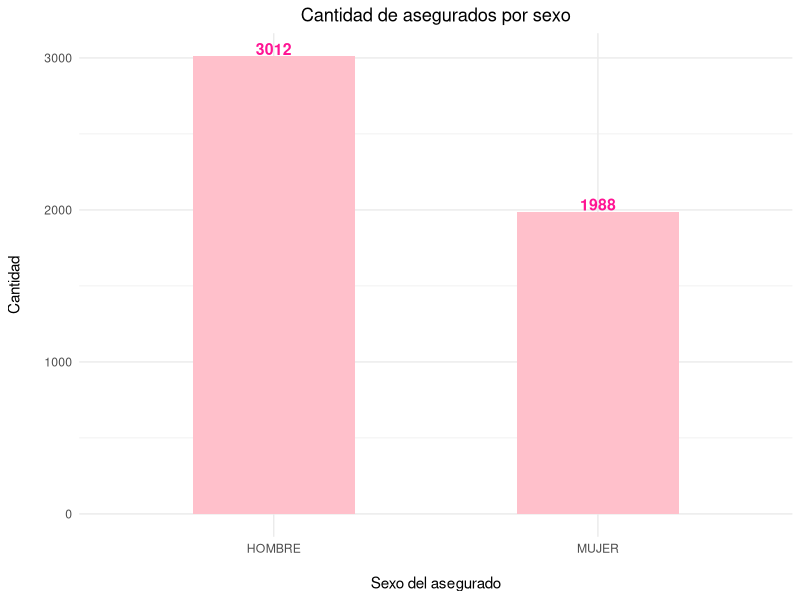
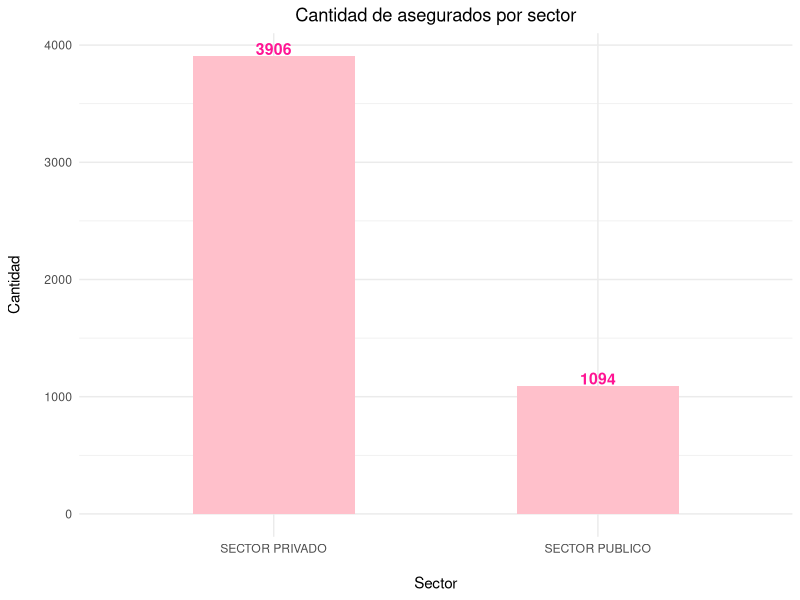
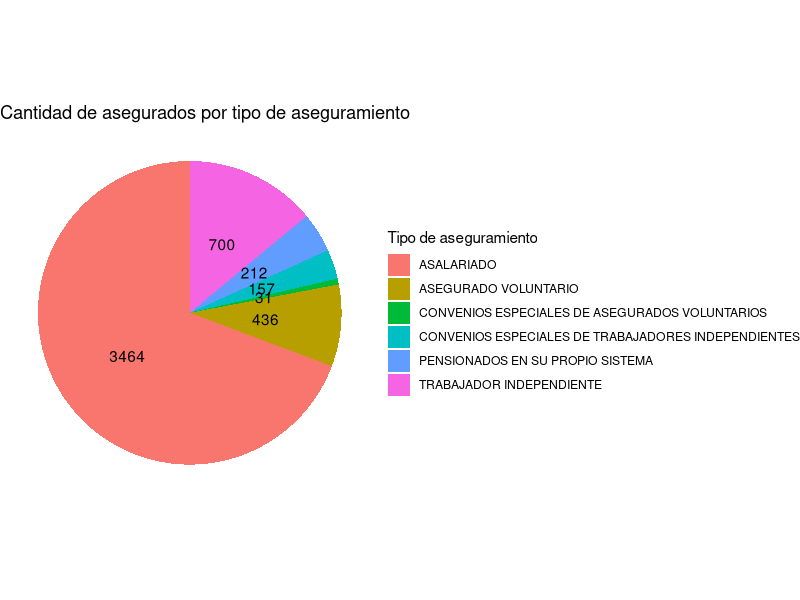
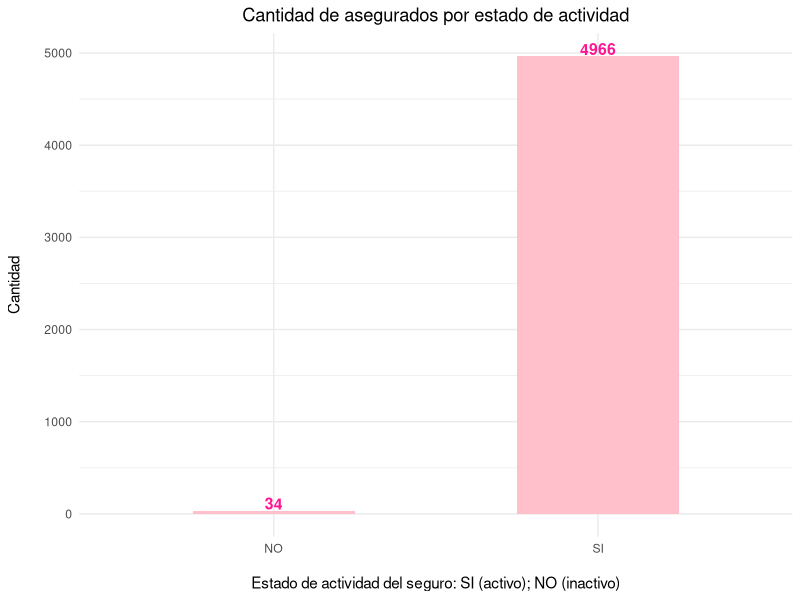
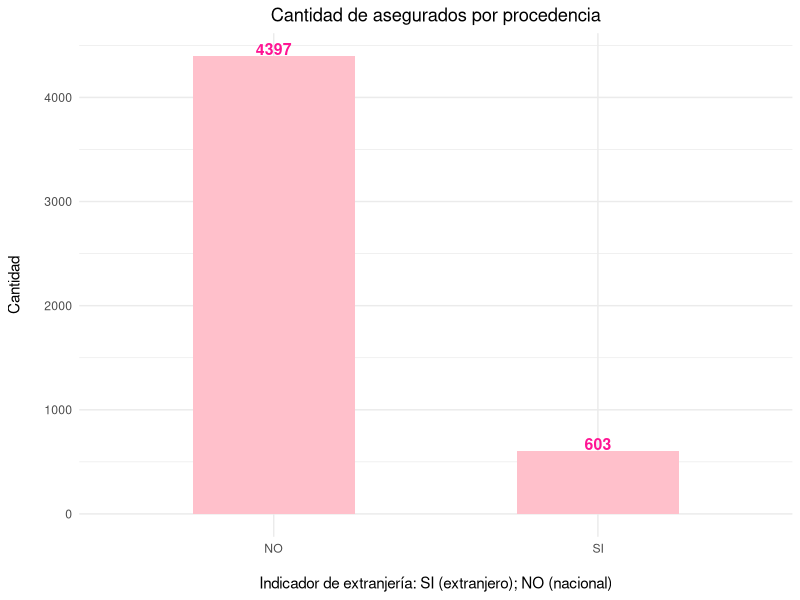
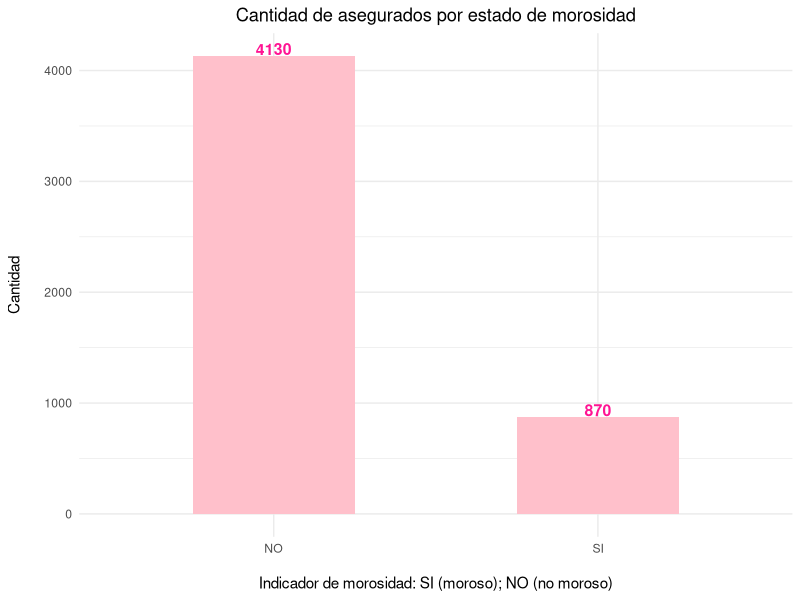
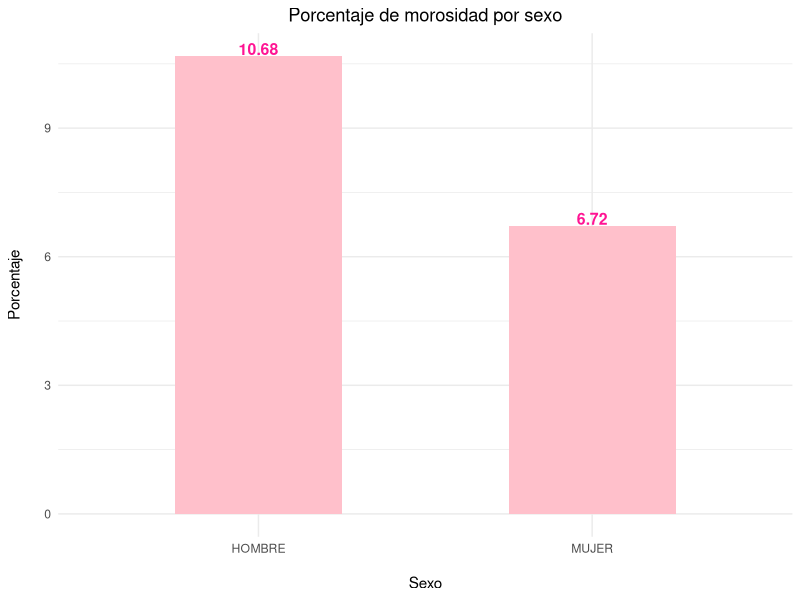
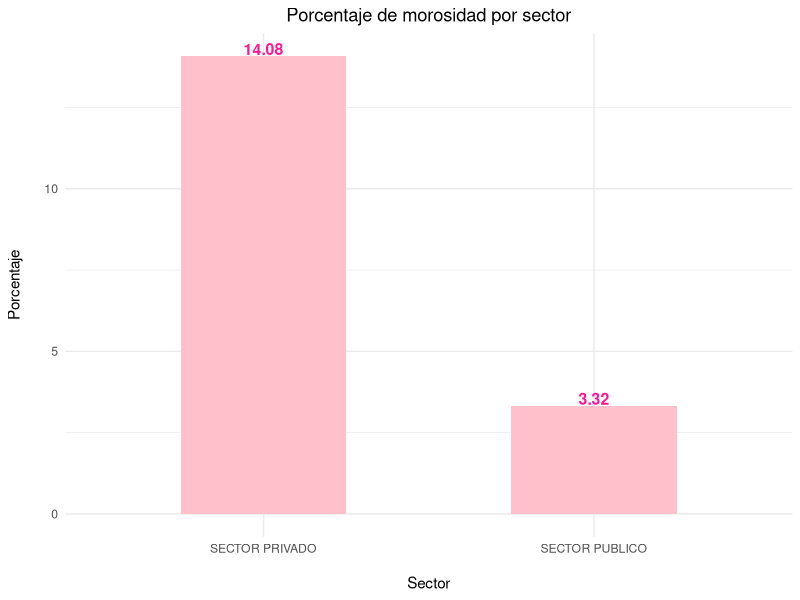

Recreate these plots in R, in order.
## ---- chunk 1
library(readxl)
library(dplyr)
library(ggplot2)
## ---- chunk 2
base.datos <- read_excel("moras.xlsx")
View(base.datos)
## ---- chunk 3
#Resumen de la columna del salario. 
summary(base.datos$SALARIO)

#Resumen de la columna de la edad. 
summary(base.datos$EDAD)

## ---- chunk 4
#Se agrega una columna con el Z Score de la columna del salario. 
base.datos$Z.Score.Salario <- round((base.datos$SALARIO - mean(base.datos$SALARIO, na.rm = TRUE)) / sd(base.datos$SALARIO, na.rm = TRUE), 2)

#Se agrega una columna con el Z Score de la columna de la edad.
base.datos$Z.Score.Edad <- round((base.datos$EDAD - mean(base.datos$EDAD, na.rm = TRUE)) / sd(base.datos$EDAD, na.rm = TRUE), 2)

#Se agrega una columna con la clasificación del Z Score de la columna del salario.
base.datos$Categoría.Salario <- ifelse(abs(base.datos$Z.Score.Salario) > 1.96, "ATÍPICO","NORMAL")

#Se agrega una columna con la clasificación del Z Score de la columna de la edad.
base.datos$Categoría.Edad <- ifelse(abs(base.datos$Z.Score.Edad) > 1.96, "ATÍPICO","NORMAL")

View(base.datos)

## ---- chunk 5
porcentaje.NA.columnas <- data.frame(
  Columna = names(base.datos),
  Porcentaje.NA = round((colSums(is.na(base.datos)) / nrow(base.datos)) * 100, 2)
)

View(porcentaje.NA.columnas)
## ---- chunk 6
#Para imputar los valores en las columnas de edad y salario, se utiliza el promedio respectivo de cada columna. En el caso de la columna del tipo de aseguramiento, se emplea la moda. 

#Procedemos a imputar la columna del salario. 

base.datos$SALARIO[is.na(base.datos$SALARIO)] <- 657534

#Procedemos a imputar la columna de la edad. 
base.datos$EDAD[is.na(base.datos$EDAD)] <- 41.91

#Para ver qué elemento se repite más en la columna del tipo de aseguramiento. 
table(base.datos$TIPO_ASEGURAMIENTO)

#Procedemos a imputar la columna de la edad. 
base.datos$TIPO_ASEGURAMIENTO[is.na(base.datos$TIPO_ASEGURAMIENTO)] <- "ASALARIADO"

View(base.datos)

## ---- chunk 7
ggplot(base.datos, aes(x = SEXO)) +
  geom_bar(fill = "pink", width = 0.5)+
  theme_minimal()+
  labs(x = "Sexo del asegurado", y = "Cantidad", 
       title = "Cantidad de asegurados por sexo")+
  theme(plot.title = element_text(hjust = 0.5),
        axis.title.y = element_text(margin = margin(r = 15)),
        axis.title.x = element_text(margin = margin(t = 15)))+
  geom_text(stat = "count", aes(label = after_stat(count)), 
            vjust = -0.1, color = "deeppink", size = 4, fontface = "bold") 


ggsave("C:/Users/alego/OneDrive/Documentos/EXAMEN_II_G1_C4F535_R/EXAMEN_II_G1_C4F535/res/Cantidad_asegurados_sexo.png", width = 8, height = 6, dpi = 900)
## ---- chunk 8
ggplot(base.datos, aes(x = SECTOR)) +
  geom_bar(fill = "pink", width = 0.5)+
  theme_minimal()+
  labs(x = "Sector", y = "Cantidad", 
       title = "Cantidad de asegurados por sector")+
  theme(plot.title = element_text(hjust = 0.5),
        axis.title.y = element_text(margin = margin(r = 15)),
        axis.title.x = element_text(margin = margin(t = 15)))+
  geom_text(stat = "count", aes(label = after_stat(count)), 
            vjust = -0.1, color = "deeppink", size = 4, fontface = "bold") 


ggsave("C:/Users/alego/OneDrive/Documentos/EXAMEN_II_G1_C4F535_R/EXAMEN_II_G1_C4F535/res/Cantidad_asegurados_sector.png", width = 8, height = 6, dpi = 900)
## ---- chunk 9
ggplot(base.datos, aes(x = "", fill = TIPO_ASEGURAMIENTO)) +
  geom_bar(width= 0.5) +
  coord_polar(theta = "y") +
  theme_void() + 
  geom_text(stat = "count", aes(label = after_stat(count)), 
            position = position_stack(vjust = 0.5)) +
  labs(title = "Cantidad de asegurados por tipo de aseguramiento",
        fill = "Tipo de aseguramiento")


ggsave("C:/Users/alego/OneDrive/Documentos/EXAMEN_II_G1_C4F535_R/EXAMEN_II_G1_C4F535/res/Cantidad_asegurados_aseguramiento.png", width = 8, height = 6, dpi = 900)
## ---- chunk 10
ggplot(base.datos, aes(x = INDICADOR_ACTIVO)) +
  geom_bar(fill = "pink", width = 0.5)+
  theme_minimal()+
  labs(x = "Estado de actividad del seguro: SI (activo); NO (inactivo)", y = "Cantidad", 
       title = "Cantidad de asegurados por estado de actividad")+
  theme(plot.title = element_text(hjust = 0.5),
        axis.title.y = element_text(margin = margin(r = 15)),
        axis.title.x = element_text(margin = margin(t = 15)))+
  geom_text(stat = "count", aes(label = after_stat(count)), 
            vjust = -0.1, color = "deeppink", size = 4, fontface = "bold") 


ggsave("C:/Users/alego/OneDrive/Documentos/EXAMEN_II_G1_C4F535_R/EXAMEN_II_G1_C4F535/res/Cantidad_asegurados_estado_actividad.png", width = 8, height = 6, dpi = 900)
## ---- chunk 11
ggplot(base.datos, aes(x = INDICADOR.EXTRANJERO)) +
  geom_bar(fill = "pink", width = 0.5)+
  theme_minimal()+
  labs(x = "Indicador de extranjería: SI (extranjero); NO (nacional)", y = "Cantidad", 
       title = "Cantidad de asegurados por procedencia")+
  theme(plot.title = element_text(hjust = 0.5),
        axis.title.y = element_text(margin = margin(r = 15)),
        axis.title.x = element_text(margin = margin(t = 15)))+
  geom_text(stat = "count", aes(label = after_stat(count)), 
            vjust = -0.1, color = "deeppink", size = 4, fontface = "bold") 


ggsave("C:/Users/alego/OneDrive/Documentos/EXAMEN_II_G1_C4F535_R/EXAMEN_II_G1_C4F535/res/Cantidad_asegurados_procedencia.png", width = 8, height = 6, dpi = 900)
## ---- chunk 12
ggplot(base.datos, aes(x = INDICADOR_MOROSO)) +
  geom_bar(fill = "pink", width = 0.5)+
  theme_minimal()+
  labs(x = "Indicador de morosidad: SI (moroso); NO (no moroso)", y = "Cantidad", 
       title = "Cantidad de asegurados por estado de morosidad")+
  theme(plot.title = element_text(hjust = 0.5),
        axis.title.y = element_text(margin = margin(r = 15)),
        axis.title.x = element_text(margin = margin(t = 15)))+
  geom_text(stat = "count", aes(label = after_stat(count)), 
            vjust = -0.1, color = "deeppink", size = 4, fontface = "bold") 


ggsave("C:/Users/alego/OneDrive/Documentos/EXAMEN_II_G1_C4F535_R/EXAMEN_II_G1_C4F535/res/Cantidad_asegurados_morosidad.png", width = 8, height = 6, dpi = 900)
## ---- chunk 13
datos.sexo <- base.datos %>% 
  filter(INDICADOR_MOROSO == "SI") %>% 
  group_by(SEXO) %>% 
  summarise(
    Porcentaje.morosos = (n()/nrow(base.datos)) * 100
  )
#View(datos.sexo)

ggplot(datos.sexo, aes(x = SEXO, y = Porcentaje.morosos)) +
  geom_bar(stat = "identity", fill = "pink", width = 0.5)+
  theme_minimal()+
  labs(x = "Sexo", y = "Porcentaje", 
       title = "Porcentaje de morosidad por sexo")+
  theme(plot.title = element_text(hjust = 0.5),
        axis.title.y = element_text(margin = margin(r = 15)),
        axis.title.x = element_text(margin = margin(t = 15)))+
  geom_text(aes(label = Porcentaje.morosos), 
            vjust = -0.1, color = "deeppink", size = 4, fontface = "bold") 


ggsave("C:/Users/alego/OneDrive/Documentos/EXAMEN_II_G1_C4F535_R/EXAMEN_II_G1_C4F535/res/Porcentaje_morosidad_sexo.png", width = 8, height = 6, dpi = 900)
## ---- chunk 14
datos.sector <- base.datos %>% 
  filter(INDICADOR_MOROSO == "SI") %>% 
  group_by(SECTOR) %>% 
  summarise(
    Porcentaje.morosos = (n()/nrow(base.datos)) * 100
  )

ggplot(datos.sector, aes(x = SECTOR, y = Porcentaje.morosos)) +
  geom_bar(stat = "identity", fill = "pink", width = 0.5)+
  theme_minimal()+
  labs(x = "Sector", y = "Porcentaje", 
       title = "Porcentaje de morosidad por sector")+
  theme(plot.title = element_text(hjust = 0.5),
        axis.title.y = element_text(margin = margin(r = 15)),
        axis.title.x = element_text(margin = margin(t = 15)))+
  geom_text(aes(label = Porcentaje.morosos), 
            vjust = -0.1, color = "deeppink", size = 4, fontface = "bold") 


ggsave("C:/Users/alego/OneDrive/Documentos/EXAMEN_II_G1_C4F535_R/EXAMEN_II_G1_C4F535/res/Porcentaje_morosidad_sector.png", width = 8, height = 6, dpi = 900)
## ---- chunk 15
datos.procedencia <- base.datos %>% 
  filter(INDICADOR_MOROSO == "SI") %>% 
  group_by(INDICADOR.EXTRANJERO) %>% 
  summarise(
    Porcentaje.morosos = (n()/nrow(base.datos)) * 100
  )

ggplot(datos.procedencia, aes(x = INDICADOR.EXTRANJERO, y = Porcentaje.morosos)) +
  geom_bar(stat = "identity", fill = "pink", width = 0.5)+
  theme_minimal()+
  labs(x = "Indicador de extranjería: SI (extranjero); NO (nacional)", y = "Porcentaje", 
       title = "Porcentaje de morosidad por procedencia")+
  theme(plot.title = element_text(hjust = 0.5),
        axis.title.y = element_text(margin = margin(r = 15)),
        axis.title.x = element_text(margin = margin(t = 15)))+
  geom_text(aes(label = Porcentaje.morosos), 
            vjust = -0.1, color = "deeppink", size = 4, fontface = "bold") 


ggsave("C:/Users/alego/OneDrive/Documentos/EXAMEN_II_G1_C4F535_R/EXAMEN_II_G1_C4F535/res/Porcentaje_morosidad_procedencia.png", width = 8, height = 6, dpi = 900)
## ---- chunk 16
datos.actividad <- base.datos %>% 
  filter(INDICADOR_MOROSO == "SI") %>% 
  group_by(INDICADOR_ACTIVO) %>% 
  summarise(
    Porcentaje.morosos = (n()/nrow(base.datos)) * 100
  )

ggplot(datos.actividad, aes(x = INDICADOR_ACTIVO, y = Porcentaje.morosos)) +
  geom_bar(stat = "identity", fill = "pink", width = 0.5)+
  theme_minimal()+
  labs(x = "Indicador de actividad: SI (activo); NO (inactivo)", y = "Porcentaje", 
       title = "Porcentaje de morosidad por actividad del seguro")+
  theme(plot.title = element_text(hjust = 0.5),
        axis.title.y = element_text(margin = margin(r = 15)),
        axis.title.x = element_text(margin = margin(t = 15)))+
  geom_text(aes(label = Porcentaje.morosos), 
            vjust = -0.1, color = "deeppink", size = 4, fontface = "bold") 


ggsave("C:/Users/alego/OneDrive/Documentos/EXAMEN_II_G1_C4F535_R/EXAMEN_II_G1_C4F535/res/Porcentaje_morosidad_actividad.png", width = 8, height = 6, dpi = 900)
## ---- chunk 17
datos.aseguramiento <- base.datos %>% 
  filter(INDICADOR_MOROSO == "SI") %>% 
  group_by(TIPO_ASEGURAMIENTO) %>% 
  summarise(
    Porcentaje.morosos = (n()/nrow(base.datos)) * 100
  )

ggplot(datos.aseguramiento, aes(x = "", y = Porcentaje.morosos, fill = TIPO_ASEGURAMIENTO)) +
  geom_bar(width = 0.5, stat = "identity") +
  coord_polar(theta = "y") +
  theme_void() +
  geom_text(aes(label = paste0(round(Porcentaje.morosos, 1), "%")),
    angle = 45, 
    size = 3,
    fontface = "bold",
    position = position_stack(vjust = 0.5)) +
  labs(title = "Porcentaje de morosidad por tipo de aseguramiento",
    fill = "Tipo de aseguramiento")

ggsave("C:/Users/alego/OneDrive/Documentos/EXAMEN_II_G1_C4F535_R/EXAMEN_II_G1_C4F535/res/Porcentaje_morosidad_aseguramiento.png", width = 8, height = 6, dpi = 900)
## ---- chunk 18
datos.decadas <- base.datos %>% 
  mutate(DECADA = floor(EDAD/10) * 10) %>%
  group_by(DECADA) 

decadas <- unique(datos.decadas$DECADA)


for(i in decadas){
  datos.utilizar = filter(datos.decadas, DECADA == i)

  grafico = ggplot(datos.utilizar, aes(x = INDICADOR_MOROSO, fill = INDICADOR_MOROSO)) +
            geom_bar(stat = "count", width = 0.3)+
            theme_minimal()+
            labs(x = "Indicador morosidad", y = "Cantidad", 
                title=paste("Distribución de la morosidad en la década etaria:",i), fill = "Morosidad")+
            theme(plot.title = element_text(hjust = 0.5),
                  axis.title.y = element_text(margin = margin(r = 15)),
                  axis.title.x = element_text(margin = margin(t = 15)))+
            geom_text(stat = "count", aes(label = after_stat(count)), 
                      vjust = 1, color = "black", size = 4)
 
ggsave(paste0("C:/Users/alego/OneDrive/Documentos/EXAMEN_II_G1_C4F535_R/EXAMEN_II_G1_C4F535/res/Cantidad_morosidad_decada_", i, ".png"), plot = grafico, width = 8, height = 6, dpi = 300)}
## ---- chunk 19
datos.salario <- base.datos %>%
  mutate(RANGO.SALARIO = case_when(
    SALARIO <= 5000000 ~ "0-5M",
    SALARIO > 5000000 & SALARIO <= 10000000 ~ "5-10M",
    SALARIO > 10000000 & SALARIO <= 15000000 ~ "10-15M",
    SALARIO > 15000000 & SALARIO <= 20000000 ~ "15-20M"
  ))

rango.salario <- unique(datos.salario$RANGO.SALARIO)

for(i in rango.salario){
  datos.utilizar = filter(datos.salario, RANGO.SALARIO == i)

  grafico = ggplot(datos.utilizar, aes(x = INDICADOR_MOROSO, fill = INDICADOR_MOROSO)) +
            geom_bar(stat = "count", width = 0.3)+
            theme_minimal()+
            labs(x = "Indicador morosidad", y = "Cantidad", 
                title=paste("Distribución de la morosidad en el rango salarial:",i), fill = "Morosidad")+
            theme(plot.title = element_text(hjust = 0.5),
                  axis.title.y = element_text(margin = margin(r = 15)),
                  axis.title.x = element_text(margin = margin(t = 15)))+
            geom_text(stat = "count", aes(label = after_stat(count)), 
                      vjust = 1, color = "black", size = 4)
 
ggsave(paste0("C:/Users/alego/OneDrive/Documentos/EXAMEN_II_G1_C4F535_R/EXAMEN_II_G1_C4F535/res/Cantidad_morosidad_rando_salarial_", i, ".png"), plot = grafico, width = 8, height = 6, dpi = 300)}
